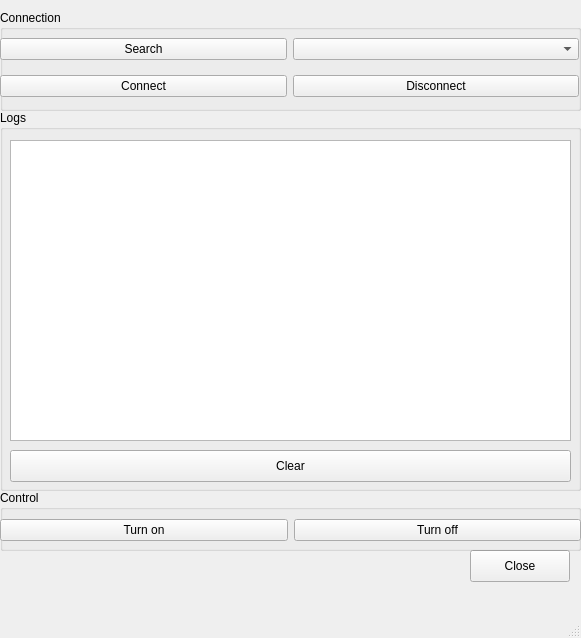
<?xml version="1.0" encoding="UTF-8"?>
<ui version="4.0">
 <class>ConnWindow</class>
 <widget class="QMainWindow" name="ConnWindow">
  <property name="geometry">
   <rect>
    <x>0</x>
    <y>0</y>
    <width>581</width>
    <height>638</height>
   </rect>
  </property>
  <property name="windowTitle">
   <string>ConnWindow</string>
  </property>
  <widget class="QWidget" name="centralwidget">
   <widget class="QGroupBox" name="Connection">
    <property name="geometry">
     <rect>
      <x>0</x>
      <y>10</y>
      <width>581</width>
      <height>101</height>
     </rect>
    </property>
    <property name="title">
     <string>Connection</string>
    </property>
    <widget class="QWidget" name="">
     <property name="geometry">
      <rect>
       <x>0</x>
       <y>60</y>
       <width>579</width>
       <height>32</height>
      </rect>
     </property>
     <layout class="QHBoxLayout" name="horizontalLayout_2">
      <item>
       <widget class="QPushButton" name="pushButton_connect">
        <property name="text">
         <string>Connect</string>
        </property>
       </widget>
      </item>
      <item>
       <widget class="QPushButton" name="pushButton_disconnect">
        <property name="text">
         <string>Disconnect</string>
        </property>
       </widget>
      </item>
     </layout>
    </widget>
    <widget class="QWidget" name="">
     <property name="geometry">
      <rect>
       <x>0</x>
       <y>20</y>
       <width>579</width>
       <height>38</height>
      </rect>
     </property>
     <layout class="QHBoxLayout" name="horizontalLayout">
      <item>
       <widget class="QPushButton" name="pushButton_search">
        <property name="text">
         <string>Search</string>
        </property>
       </widget>
      </item>
      <item>
       <widget class="QComboBox" name="comboBox_devices"/>
      </item>
     </layout>
    </widget>
   </widget>
   <widget class="QPushButton" name="pushButton_close">
    <property name="geometry">
     <rect>
      <x>470</x>
      <y>550</y>
      <width>100</width>
      <height>32</height>
     </rect>
    </property>
    <property name="text">
     <string>Close</string>
    </property>
   </widget>
   <widget class="QGroupBox" name="Logs">
    <property name="geometry">
     <rect>
      <x>0</x>
      <y>110</y>
      <width>581</width>
      <height>381</height>
     </rect>
    </property>
    <property name="title">
     <string>Logs</string>
    </property>
    <widget class="QTextEdit" name="textLogs">
     <property name="geometry">
      <rect>
       <x>10</x>
       <y>30</y>
       <width>561</width>
       <height>301</height>
      </rect>
     </property>
    </widget>
    <widget class="QPushButton" name="pushButton_clear">
     <property name="geometry">
      <rect>
       <x>10</x>
       <y>340</y>
       <width>561</width>
       <height>32</height>
      </rect>
     </property>
     <property name="text">
      <string>Clear</string>
     </property>
    </widget>
   </widget>
   <widget class="QGroupBox" name="Control">
    <property name="geometry">
     <rect>
      <x>0</x>
      <y>490</y>
      <width>581</width>
      <height>61</height>
     </rect>
    </property>
    <property name="title">
     <string>Control</string>
    </property>
    <widget class="QWidget" name="horizontalLayoutWidget">
     <property name="geometry">
      <rect>
       <x>0</x>
       <y>20</y>
       <width>581</width>
       <height>41</height>
      </rect>
     </property>
     <layout class="QHBoxLayout" name="horizontalLayout_3">
      <item>
       <widget class="QPushButton" name="pushButton_diode_on">
        <property name="text">
         <string>Turn on</string>
        </property>
       </widget>
      </item>
      <item>
       <widget class="QPushButton" name="pushButton_diode_off">
        <property name="text">
         <string>Turn off</string>
        </property>
       </widget>
      </item>
     </layout>
    </widget>
   </widget>
  </widget>
  <widget class="QMenuBar" name="menubar">
   <property name="geometry">
    <rect>
     <x>0</x>
     <y>0</y>
     <width>581</width>
     <height>24</height>
    </rect>
   </property>
  </widget>
  <widget class="QStatusBar" name="statusbar"/>
 </widget>
 <resources/>
 <connections>
  <connection>
   <sender>pushButton_close</sender>
   <signal>clicked()</signal>
   <receiver>ConnWindow</receiver>
   <slot>close()</slot>
   <hints>
    <hint type="sourcelabel">
     <x>489</x>
     <y>614</y>
    </hint>
    <hint type="destinationlabel">
     <x>291</x>
     <y>346</y>
    </hint>
   </hints>
  </connection>
  <connection>
   <sender>pushButton_clear</sender>
   <signal>clicked()</signal>
   <receiver>textLogs</receiver>
   <slot>clear()</slot>
   <hints>
    <hint type="sourcelabel">
     <x>322</x>
     <y>498</y>
    </hint>
    <hint type="destinationlabel">
     <x>350</x>
     <y>401</y>
    </hint>
   </hints>
  </connection>
 </connections>
</ui>
